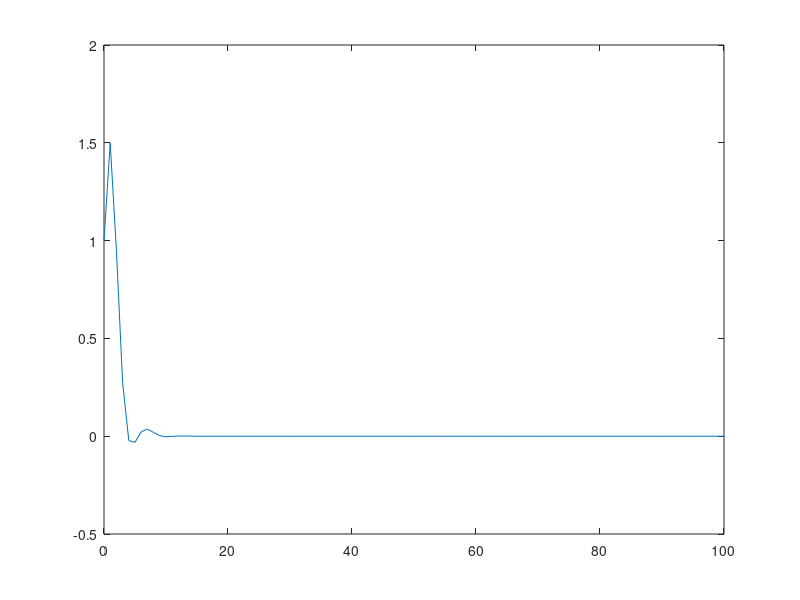

Recreate this plot in MATLAB.
%1.y(n)-0.5y(n-1)+0.3y(n-2)=x(n)+0.5x(n-1)
a=[1 -0.5 0.3];
b=[1 0.5];
n=0:100;
x=(0.5).^n;
y=filter(b,a,x);
stem(n,y);
plot(n,y);